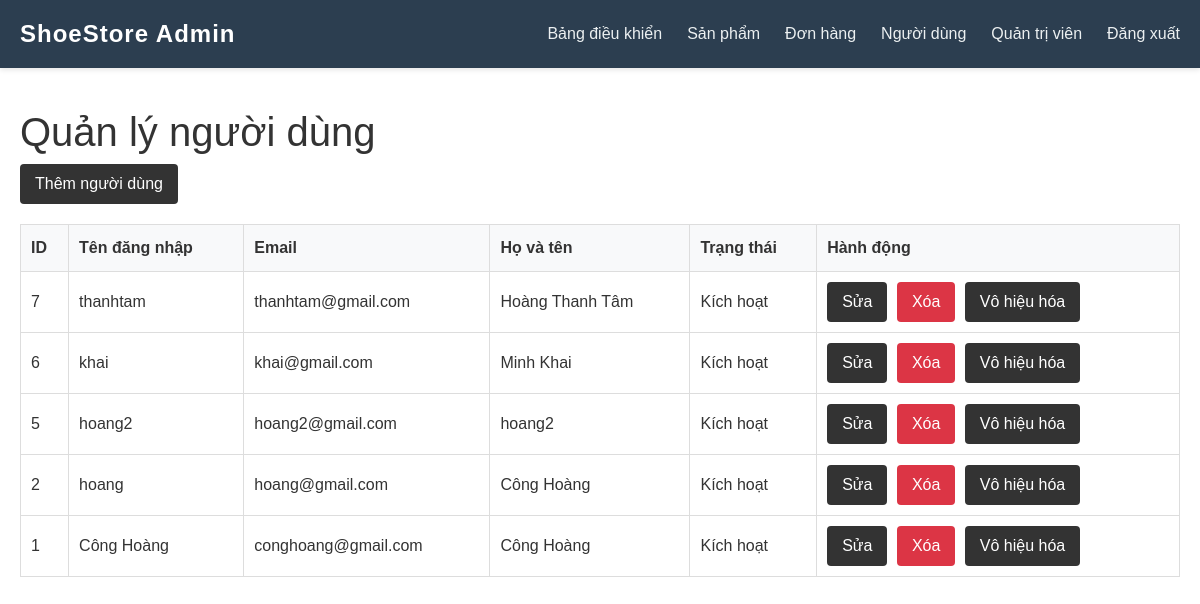
Page /admin/users.php (signed in) on the committed database.
### tables this page shows
CREATE TABLE `users` (
  `id` int(11) NOT NULL,
  `username` varchar(50) NOT NULL,
  `password` varchar(255) NOT NULL,
  `email` varchar(100) NOT NULL,
  `full_name` varchar(100) DEFAULT NULL,
  `address` text DEFAULT NULL,
  `phone` varchar(20) DEFAULT NULL,
  `created_at` timestamp NULL DEFAULT current_timestamp(),
  `updated_at` timestamp NULL DEFAULT current_timestamp() ON UPDATE current_timestamp(),
  `is_active` tinyint(1) DEFAULT 1
);

### admin/users.php (the view, shortened to what this page needs)
<?php
require_once '../includes/config.php';
include '../admin/admin-header.php';
?>
<div class="admin-container">
    <h1>Quản lý người dùng</h1>
    <div class="admin-actions">
        <button id="add-user-btn" class="btn">Thêm người dùng</button>
    </div>
    <table class="admin-table">
        <thead>
            <tr>
                <th>ID</th>
                <th>Tên đăng nhập</th>
                <th>Email</th>
                <th>Họ và tên</th>
                <th>Trạng thái</th>
                <th>Hành động</th>
            </tr>
        </thead>
        <tbody>
            <?php
            $stmt = $conn->query("SELECT * FROM users ORDER BY id DESC");
            while ($user = $stmt->fetch(PDO::FETCH_ASSOC)) {
                echo '<tr>';
                echo '<td>' . htmlspecialchars($user['id']) . '</td>';
                echo '<td>' . htmlspecialchars($user['username']) . '</td>';
                echo '<td>' . htmlspecialchars($user['email']) . '</td>';
                echo '<td>' . htmlspecialchars($user['full_name']) . '</td>';
                echo '<td>' . ($user['is_active'] ? 'Kích hoạt' : 'Vô hiệu hóa') . '</td>';
                echo '<td>';
                echo '<a href="users.php?action=edit&id=' . $user['id'] . '" class="btn">Sửa</a> ';
                echo '<a href="users.php?action=delete&id=' . $user['id'] . '" class="btn btn-danger" onclick="return confirm(\'Bạn chắc chắn muốn xóa?\')">Xóa</a> ';
                echo '<a href="users.php?action=toggle_active&id=' . $user['id'] . '" class="btn">' . ($user['is_active'] ? 'Vô hiệu hóa' : 'Kích hoạt') . '</a>';
                echo '</td>';
                echo '</tr>';
            }
            ?>
        </tbody>
    </table>
</div>

### assets/css/style.css (style rules this page uses)
* { margin: 0; padding: 0; box-sizing: border-box; }
body { font-family: 'Arial', sans-serif; line-height: 1.6; color: #333; }
.btn { display: inline-block; background-color: #333; color: #fff; padding: 10px 20px; text-decoration: none; border-radius: 5px; transition: background-color 0.3s; }
.admin-container { padding: 20px; }
.admin-table { width: 100%; border-collapse: collapse; margin: 20px 0; }
.admin-table th, .admin-table td { padding: 12px; text-align: left; border-bottom: 1px solid #ddd; }
.admin-table th { background-color: #f4f4f4; }
.btn-danger { background-color: #dc3545; }
.btn-danger { background-color: #dc3545; color: white; border: none; padding: 5px 10px; border-radius: 4px; cursor: pointer; transition: background-color 0.3s; }
.admin-container { max-width: 1200px; margin: 20px auto; padding: 20px; }
.admin-table { width: 100%; border-collapse: collapse; margin-top: 20px; }
.admin-table th, .admin-table td { border: 1px solid #ddd; padding: 10px; text-align: left; }
.admin-table th { background-color: #f8f9fa; }
.admin-actions { margin-bottom: 20px; }
.btn { padding: 8px 15px; border: none; border-radius: 4px; cursor: pointer; margin-right: 5px; }
.btn-danger { background-color: #dc3545; color: white; }

### rows in the picture
users: id "7", username "thanhtam", email "thanhtam@gmail.com", full_name "Hoàng Thanh Tâm", is_active "Kích hoạt"
users: id "6", username "khai", email "khai@gmail.com", full_name "Minh Khai", is_active "Kích hoạt"
users: id "5", username "hoang2", email "hoang2@gmail.com", full_name "hoang2", is_active "Kích hoạt"
users: id "2", username "hoang", email "hoang@gmail.com", full_name "Công Hoàng", is_active "Kích hoạt"
users: id "1", username "Công Hoàng", email "conghoang@gmail.com", full_name "Công Hoàng", is_active "Kích hoạt"
